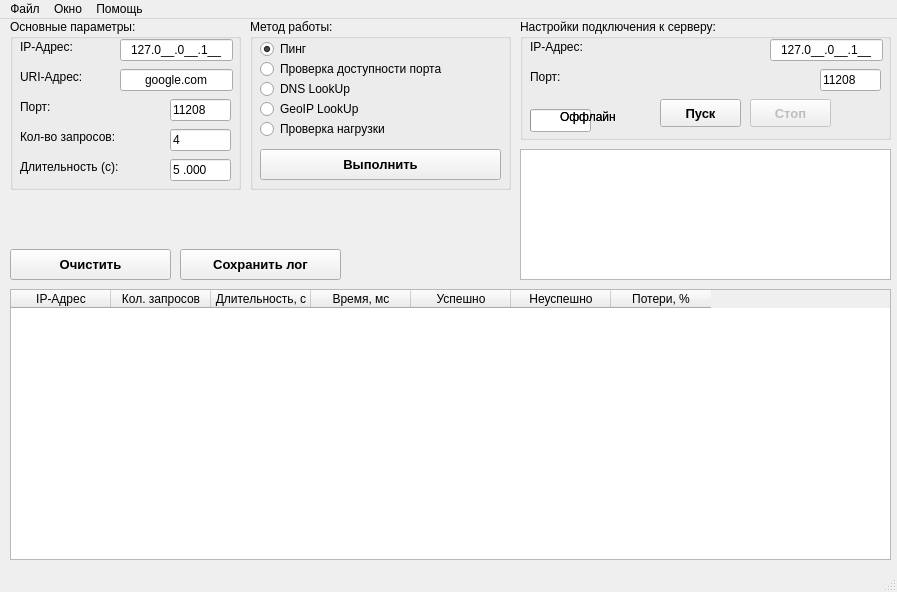
<?xml version="1.0" encoding="UTF-8"?>
<ui version="4.0">
 <class>MainWindow</class>
 <widget class="QMainWindow" name="MainWindow">
  <property name="geometry">
   <rect>
    <x>0</x>
    <y>0</y>
    <width>897</width>
    <height>592</height>
   </rect>
  </property>
  <property name="windowTitle">
   <string>NetMare</string>
  </property>
  <property name="windowIcon">
   <iconset resource="../Resources/Resource.qrc">
    <normaloff>:/IconPNG/Image/IcoPNG.png</normaloff>:/IconPNG/Image/IcoPNG.png</iconset>
  </property>
  <widget class="QWidget" name="centralwidget">
   <widget class="QTableWidget" name="tableWidget">
    <property name="geometry">
     <rect>
      <x>10</x>
      <y>270</y>
      <width>881</width>
      <height>271</height>
     </rect>
    </property>
    <property name="sizeAdjustPolicy">
     <enum>QAbstractScrollArea::AdjustToContents</enum>
    </property>
    <property name="editTriggers">
     <set>QAbstractItemView::NoEditTriggers</set>
    </property>
    <column>
     <property name="text">
      <string>IP-Адрес</string>
     </property>
    </column>
    <column>
     <property name="text">
      <string>Кол. запросов</string>
     </property>
    </column>
    <column>
     <property name="text">
      <string>Длительность, с</string>
     </property>
    </column>
    <column>
     <property name="text">
      <string>Время, мс</string>
     </property>
    </column>
    <column>
     <property name="text">
      <string>Успешно</string>
     </property>
    </column>
    <column>
     <property name="text">
      <string>Неуспешно</string>
     </property>
    </column>
    <column>
     <property name="text">
      <string>Потери, %</string>
     </property>
    </column>
   </widget>
   <widget class="QPushButton" name="ClearButton">
    <property name="geometry">
     <rect>
      <x>10</x>
      <y>230</y>
      <width>161</width>
      <height>31</height>
     </rect>
    </property>
    <property name="font">
     <font>
      <pointsize>10</pointsize>
      <weight>75</weight>
      <bold>true</bold>
     </font>
    </property>
    <property name="text">
     <string>Очистить</string>
    </property>
   </widget>
   <widget class="QPushButton" name="SaveButton">
    <property name="geometry">
     <rect>
      <x>180</x>
      <y>230</y>
      <width>161</width>
      <height>31</height>
     </rect>
    </property>
    <property name="font">
     <font>
      <pointsize>10</pointsize>
      <weight>75</weight>
      <bold>true</bold>
     </font>
    </property>
    <property name="text">
     <string>Сохранить лог</string>
    </property>
   </widget>
   <widget class="QGroupBox" name="WorkGBox">
    <property name="geometry">
     <rect>
      <x>250</x>
      <y>0</y>
      <width>261</width>
      <height>171</height>
     </rect>
    </property>
    <property name="title">
     <string>Метод работы:</string>
    </property>
    <widget class="QRadioButton" name="PingRButton">
     <property name="geometry">
      <rect>
       <x>10</x>
       <y>20</y>
       <width>95</width>
       <height>20</height>
      </rect>
     </property>
     <property name="text">
      <string>Пинг</string>
     </property>
     <property name="checked">
      <bool>true</bool>
     </property>
    </widget>
    <widget class="QRadioButton" name="PortCheckerRButton">
     <property name="geometry">
      <rect>
       <x>10</x>
       <y>40</y>
       <width>201</width>
       <height>20</height>
      </rect>
     </property>
     <property name="text">
      <string>Проверка доступности порта</string>
     </property>
    </widget>
    <widget class="QRadioButton" name="DNSLookUpRButton">
     <property name="geometry">
      <rect>
       <x>10</x>
       <y>60</y>
       <width>95</width>
       <height>20</height>
      </rect>
     </property>
     <property name="text">
      <string>DNS LookUp</string>
     </property>
    </widget>
    <widget class="QRadioButton" name="GeoIPLookUpRButton">
     <property name="geometry">
      <rect>
       <x>10</x>
       <y>80</y>
       <width>111</width>
       <height>20</height>
      </rect>
     </property>
     <property name="text">
      <string>GeoIP LookUp</string>
     </property>
    </widget>
    <widget class="QPushButton" name="DoButton">
     <property name="geometry">
      <rect>
       <x>10</x>
       <y>130</y>
       <width>241</width>
       <height>31</height>
      </rect>
     </property>
     <property name="font">
      <font>
       <pointsize>10</pointsize>
       <weight>75</weight>
       <bold>true</bold>
      </font>
     </property>
     <property name="text">
      <string>Выполнить</string>
     </property>
    </widget>
    <widget class="QRadioButton" name="NetworkLoadRButton">
     <property name="geometry">
      <rect>
       <x>10</x>
       <y>100</y>
       <width>141</width>
       <height>20</height>
      </rect>
     </property>
     <property name="text">
      <string>Проверка нагрузки</string>
     </property>
    </widget>
   </widget>
   <widget class="QGroupBox" name="MainSettingsGBox">
    <property name="geometry">
     <rect>
      <x>10</x>
      <y>0</y>
      <width>231</width>
      <height>171</height>
     </rect>
    </property>
    <property name="title">
     <string>Основные параметры:</string>
    </property>
    <widget class="QLabel" name="URILabel">
     <property name="geometry">
      <rect>
       <x>10</x>
       <y>50</y>
       <width>71</width>
       <height>16</height>
      </rect>
     </property>
     <property name="text">
      <string>URI-Адрес:</string>
     </property>
    </widget>
    <widget class="QLineEdit" name="PortLine">
     <property name="geometry">
      <rect>
       <x>160</x>
       <y>80</y>
       <width>61</width>
       <height>22</height>
      </rect>
     </property>
     <property name="inputMask">
      <string>00000</string>
     </property>
     <property name="text">
      <string>11208</string>
     </property>
     <property name="maxLength">
      <number>5</number>
     </property>
    </widget>
    <widget class="QLabel" name="PortLabel">
     <property name="geometry">
      <rect>
       <x>10</x>
       <y>80</y>
       <width>111</width>
       <height>16</height>
      </rect>
     </property>
     <property name="text">
      <string>Порт:</string>
     </property>
    </widget>
    <widget class="QLabel" name="IpLabel">
     <property name="geometry">
      <rect>
       <x>10</x>
       <y>20</y>
       <width>55</width>
       <height>16</height>
      </rect>
     </property>
     <property name="text">
      <string>IP-Адрес:</string>
     </property>
    </widget>
    <widget class="QLineEdit" name="IpLine">
     <property name="geometry">
      <rect>
       <x>110</x>
       <y>20</y>
       <width>113</width>
       <height>22</height>
      </rect>
     </property>
     <property name="inputMask">
      <string>000.000.000.000;_</string>
     </property>
     <property name="text">
      <string>127.0.0.1</string>
     </property>
     <property name="frame">
      <bool>true</bool>
     </property>
     <property name="alignment">
      <set>Qt::AlignCenter</set>
     </property>
    </widget>
    <widget class="QLabel" name="CountLabel">
     <property name="geometry">
      <rect>
       <x>10</x>
       <y>110</y>
       <width>111</width>
       <height>16</height>
      </rect>
     </property>
     <property name="text">
      <string>Кол-во запросов:</string>
     </property>
    </widget>
    <widget class="QLabel" name="TimeoutLabel">
     <property name="geometry">
      <rect>
       <x>10</x>
       <y>140</y>
       <width>111</width>
       <height>16</height>
      </rect>
     </property>
     <property name="text">
      <string>Длительность (c):</string>
     </property>
    </widget>
    <widget class="QLineEdit" name="URILine">
     <property name="geometry">
      <rect>
       <x>110</x>
       <y>50</y>
       <width>113</width>
       <height>22</height>
      </rect>
     </property>
     <property name="inputMask">
      <string/>
     </property>
     <property name="text">
      <string>google.com</string>
     </property>
     <property name="frame">
      <bool>true</bool>
     </property>
     <property name="alignment">
      <set>Qt::AlignCenter</set>
     </property>
    </widget>
    <widget class="QLineEdit" name="TimeoutLine">
     <property name="geometry">
      <rect>
       <x>160</x>
       <y>140</y>
       <width>61</width>
       <height>22</height>
      </rect>
     </property>
     <property name="inputMask">
      <string>00.000</string>
     </property>
     <property name="text">
      <string>5.000</string>
     </property>
    </widget>
    <widget class="QLineEdit" name="CountLine">
     <property name="geometry">
      <rect>
       <x>160</x>
       <y>110</y>
       <width>61</width>
       <height>22</height>
      </rect>
     </property>
     <property name="inputMask">
      <string>0000</string>
     </property>
     <property name="text">
      <string>4</string>
     </property>
     <property name="maxLength">
      <number>4</number>
     </property>
    </widget>
   </widget>
   <widget class="QGroupBox" name="ServerSettingsGBox">
    <property name="geometry">
     <rect>
      <x>520</x>
      <y>0</y>
      <width>371</width>
      <height>121</height>
     </rect>
    </property>
    <property name="title">
     <string>Настройки подключения к серверу:</string>
    </property>
    <widget class="QLabel" name="Ip2Label">
     <property name="geometry">
      <rect>
       <x>10</x>
       <y>20</y>
       <width>55</width>
       <height>16</height>
      </rect>
     </property>
     <property name="text">
      <string>IP-Адрес:</string>
     </property>
    </widget>
    <widget class="QLineEdit" name="Ip2Line">
     <property name="geometry">
      <rect>
       <x>250</x>
       <y>20</y>
       <width>113</width>
       <height>22</height>
      </rect>
     </property>
     <property name="inputMask">
      <string>000.000.000.000;_</string>
     </property>
     <property name="text">
      <string>127.0.0.1</string>
     </property>
     <property name="frame">
      <bool>true</bool>
     </property>
     <property name="alignment">
      <set>Qt::AlignCenter</set>
     </property>
    </widget>
    <widget class="QLabel" name="Port2Label">
     <property name="geometry">
      <rect>
       <x>10</x>
       <y>50</y>
       <width>111</width>
       <height>16</height>
      </rect>
     </property>
     <property name="text">
      <string>Порт:</string>
     </property>
    </widget>
    <widget class="QLineEdit" name="Port2Line">
     <property name="geometry">
      <rect>
       <x>300</x>
       <y>50</y>
       <width>61</width>
       <height>22</height>
      </rect>
     </property>
     <property name="inputMask">
      <string>00000</string>
     </property>
     <property name="text">
      <string>11208</string>
     </property>
     <property name="maxLength">
      <number>5</number>
     </property>
    </widget>
    <widget class="QPushButton" name="StartButton">
     <property name="geometry">
      <rect>
       <x>140</x>
       <y>80</y>
       <width>81</width>
       <height>28</height>
      </rect>
     </property>
     <property name="font">
      <font>
       <pointsize>10</pointsize>
       <weight>75</weight>
       <bold>true</bold>
      </font>
     </property>
     <property name="text">
      <string>Пуск</string>
     </property>
    </widget>
    <widget class="QProgressBar" name="progressBar">
     <property name="geometry">
      <rect>
       <x>10</x>
       <y>90</y>
       <width>61</width>
       <height>23</height>
      </rect>
     </property>
     <property name="maximum">
      <number>1</number>
     </property>
     <property name="value">
      <number>0</number>
     </property>
     <property name="format">
      <string/>
     </property>
    </widget>
    <widget class="QLabel" name="label">
     <property name="geometry">
      <rect>
       <x>40</x>
       <y>90</y>
       <width>71</width>
       <height>16</height>
      </rect>
     </property>
     <property name="text">
      <string>Оффлайн</string>
     </property>
    </widget>
    <widget class="QLabel" name="onlinelabel">
     <property name="geometry">
      <rect>
       <x>40</x>
       <y>90</y>
       <width>71</width>
       <height>16</height>
      </rect>
     </property>
     <property name="text">
      <string>Оффлайн</string>
     </property>
    </widget>
    <widget class="QPushButton" name="StopButton">
     <property name="enabled">
      <bool>false</bool>
     </property>
     <property name="geometry">
      <rect>
       <x>230</x>
       <y>80</y>
       <width>81</width>
       <height>28</height>
      </rect>
     </property>
     <property name="font">
      <font>
       <pointsize>10</pointsize>
       <weight>75</weight>
       <bold>true</bold>
      </font>
     </property>
     <property name="text">
      <string>Стоп</string>
     </property>
    </widget>
   </widget>
   <widget class="QTextEdit" name="InfoTextBox">
    <property name="geometry">
     <rect>
      <x>520</x>
      <y>130</y>
      <width>371</width>
      <height>131</height>
     </rect>
    </property>
    <property name="readOnly">
     <bool>true</bool>
    </property>
    <property name="html">
     <string>&lt;!DOCTYPE HTML PUBLIC &quot;-//W3C//DTD HTML 4.0//EN&quot; &quot;http://www.w3.org/TR/REC-html40/strict.dtd&quot;&gt;
&lt;html&gt;&lt;head&gt;&lt;meta name=&quot;qrichtext&quot; content=&quot;1&quot; /&gt;&lt;style type=&quot;text/css&quot;&gt;
p, li { white-space: pre-wrap; }
&lt;/style&gt;&lt;/head&gt;&lt;body style=&quot; font-family:'MS Shell Dlg 2'; font-size:7.8pt; font-weight:400; font-style:normal;&quot;&gt;
&lt;p style=&quot;-qt-paragraph-type:empty; margin-top:0px; margin-bottom:0px; margin-left:0px; margin-right:0px; -qt-block-indent:0; text-indent:0px;&quot;&gt;&lt;br /&gt;&lt;/p&gt;&lt;/body&gt;&lt;/html&gt;</string>
    </property>
   </widget>
   <zorder>WorkGBox</zorder>
   <zorder>tableWidget</zorder>
   <zorder>ClearButton</zorder>
   <zorder>SaveButton</zorder>
   <zorder>MainSettingsGBox</zorder>
   <zorder>ServerSettingsGBox</zorder>
   <zorder>InfoTextBox</zorder>
  </widget>
  <widget class="QMenuBar" name="menubar">
   <property name="geometry">
    <rect>
     <x>0</x>
     <y>0</y>
     <width>897</width>
     <height>26</height>
    </rect>
   </property>
   <widget class="QMenu" name="FileMenu">
    <property name="title">
     <string>Файл</string>
    </property>
    <widget class="QMenu" name="SaveMenu">
     <property name="title">
      <string>Сохранить</string>
     </property>
     <addaction name="SaveTxtAction"/>
    </widget>
    <addaction name="SaveMenu"/>
    <addaction name="ExtiAction"/>
   </widget>
   <widget class="QMenu" name="HelpMenu">
    <property name="title">
     <string>Помощь</string>
    </property>
    <addaction name="AboutProgramAction"/>
    <addaction name="AboutAuthorAction"/>
   </widget>
   <widget class="QMenu" name="WindowMenu">
    <property name="title">
     <string>Окно</string>
    </property>
    <addaction name="ClearAction"/>
   </widget>
   <addaction name="FileMenu"/>
   <addaction name="WindowMenu"/>
   <addaction name="HelpMenu"/>
  </widget>
  <widget class="QStatusBar" name="statusbar"/>
  <action name="action">
   <property name="text">
    <string>Открыть</string>
   </property>
  </action>
  <action name="actionWord">
   <property name="text">
    <string>Word</string>
   </property>
  </action>
  <action name="ExcelAction">
   <property name="text">
    <string>Excel</string>
   </property>
  </action>
  <action name="SaveTxtAction">
   <property name="text">
    <string>Txt</string>
   </property>
  </action>
  <action name="AboutProgramAction">
   <property name="text">
    <string>О программе</string>
   </property>
  </action>
  <action name="AboutAuthorAction">
   <property name="text">
    <string>Об авторе</string>
   </property>
  </action>
  <action name="HelpAction">
   <property name="text">
    <string>Справка</string>
   </property>
  </action>
  <action name="ClearAction">
   <property name="text">
    <string>Очистить</string>
   </property>
  </action>
  <action name="ExtiAction">
   <property name="text">
    <string>Выход</string>
   </property>
  </action>
  <action name="StartServerAction">
   <property name="text">
    <string>Запустить сервер</string>
   </property>
  </action>
 </widget>
 <resources>
  <include location="../Resources/Resource.qrc"/>
 </resources>
 <connections/>
</ui>
